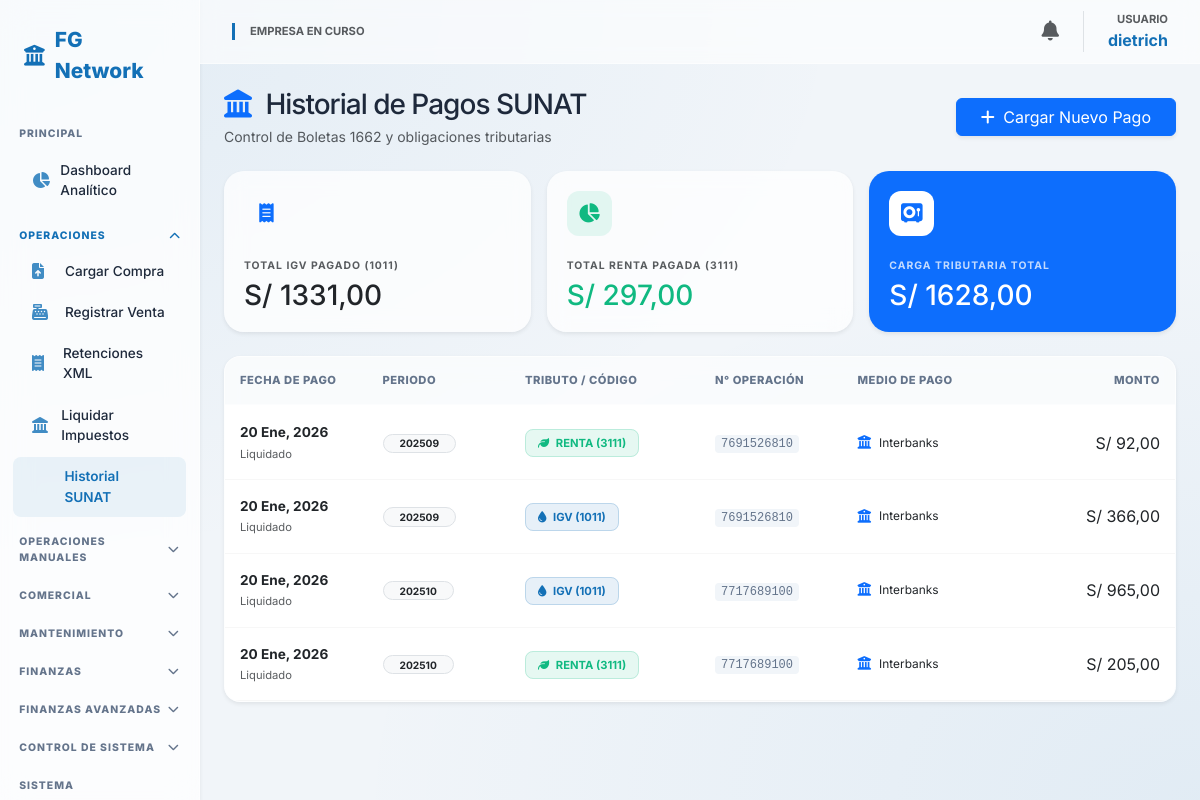
/impuestos/historial-pagos/ (signed in), run on the app's committed database.
### core/models.py (models this page shows, shortened)
class Usuario(AbstractUser):
    empresa_actual = models.ForeignKey(Empresa, on_delete=models.SET_NULL, null=True, blank=True, related_name='usuarios_activos')
    rol = models.ForeignKey(Rol, on_delete=models.PROTECT, null=True)
    empresas_permitidas = models.ManyToManyField(Empresa, related_name='personal')

class PagoImpuesto(models.Model):
    empresa = models.ForeignKey(Empresa, on_delete=models.CASCADE)
    declaracion = models.ForeignKey(DeclaracionMensual, on_delete=models.SET_NULL, null=True, blank=True, related_name='pagos')
    monto_pagado = models.DecimalField(max_digits=12, decimal_places=2)
    fecha_pago = models.DateField()
    numero_operacion = models.CharField(max_length=20)
    periodo = models.CharField(max_length=7, null=True, blank=True) # Ej: 202509
    tributo_codigo = models.CharField(max_length=4, null=True, blank=True) # Ej: 1011
    movimiento = models.OneToOneField(MovimientoFinanciero, on_delete=models.CASCADE, null=True, blank=True)
    class Meta:
        verbose_name = "Pago SUNAT 1662"
        verbose_name_plural = "Pagos SUNAT 1662"

class MovimientoFinanciero(models.Model):
    TIPO_CHOICES = [('Ingreso', 'Ingreso'), ('Egreso', 'Egreso')]
    empresa = models.ForeignKey(Empresa, on_delete=models.CASCADE)
    caja = models.ForeignKey(Caja, on_delete=models.SET_NULL, null=True, blank=True)
    cuenta_bancaria = models.ForeignKey(Cuenta_Bancaria, on_delete=models.SET_NULL, null=True, blank=True)
    diferencia_cambio_soles = models.DecimalField(max_digits=12, decimal_places=2, default=0)
    tipo_cambio_operacion = models.DecimalField(max_digits=10, decimal_places=3, default=1.0)
    tipo = models.CharField(max_length=10, choices=TIPO_CHOICES)
    monto = models.DecimalField(max_digits=12, decimal_places=2)
    moneda = models.CharField(max_length=3, default='PEN')
    fecha = models.DateTimeField(auto_now_add=True)
    referencia = models.CharField(max_length=255)
    itf_monto = models.DecimalField(max_digits=10, decimal_places=2, default=0)
    comprobante = models.ForeignKey(Comprobante, on_delete=models.SET_NULL, null=True, blank=True)
    class Meta:
        verbose_name = "Movimiento Financiero"
        verbose_name_plural = "Movimientos Financieros"

class Cuenta_Bancaria(models.Model):
    empresa = models.ForeignKey(Empresa, on_delete=models.CASCADE)
    banco = models.CharField(max_length=100) # Ej: BCP, BBVA
    numero_cuenta = models.CharField(max_length=50)
    moneda = models.CharField(max_length=3, default='PEN')
    saldo_actual = models.DecimalField(max_digits=12, decimal_places=2, default=0)
    cci = models.CharField(max_length=50, null=True, blank=True, verbose_name="Código de Cuenta Interbancaria (CCI)")
    class Meta:
        verbose_name = "Cuenta Bancaria"
        verbose_name_plural = "Cuentas Bancarias"

### core/views.py (the view)
# urls.py: path('impuestos/historial-pagos/', views.lista_pagos_sunat, name='lista_pagos_sunat'),
@login_required
def lista_pagos_sunat(request):
    emp_id = int(request.session.get('empresa_id'))
    pagos = PagoImpuesto.objects.filter(empresa_id=emp_id).order_by('-fecha_pago')
    total_igv = pagos.filter(tributo_codigo='1011').aggregate(Sum('monto_pagado'))['monto_pagado__sum'] or 0
    total_renta = pagos.filter(tributo_codigo='3111').aggregate(Sum('monto_pagado'))['monto_pagado__sum'] or 0
    return render(request, 'core/pagos_sunat_list.html', {
        'pagos': pagos,
        'total_igv': total_igv,
        'total_renta': total_renta,
        'total_general': total_igv + total_renta
    })

### core/templates/core/pagos_sunat_list.html (shortened to what this page needs)
{% extends 'core/base.html' %}
{% block content %}
<div class="dashboard-container">
    <div class="d-flex flex-column flex-md-row justify-content-between align-items-md-center mb-4 gap-3">
        <div>
            <h3 class="fw-800 mb-1" style="color: var(--text-dark); letter-spacing: -1px;">
                <i class="fa-solid fa-landmark text-primary me-2"></i> Historial de Pagos SUNAT
            </h3>
            <p class="text-muted small mb-0">Control de Boletas 1662 y obligaciones tributarias</p>
        </div>
        <a href="{% url 'cargar_documento_sunat' %}" class="btn btn-primary shadow-sm px-4">
            <i class="fa-solid fa-plus me-1"></i> Cargar Nuevo Pago
        </a>
    </div>
    <div class="row g-3 mb-4">
        <div class="col-md-4">
            <div class="glass-card summary-card shadow-sm border-0">
                <div class="summary-icon bg-primary-soft text-primary">
                    <i class="fa-solid fa-receipt"></i>
                </div>
                <small class="text-muted fw-bold text-uppercase" style="font-size: 0.65rem; letter-spacing: 1px;">Total IGV Pagado (1011)</small>
                <h3 class="fw-800 text-dark mt-1 mb-0">S/ {{ total_igv|floatformat:2 }}</h3>
            </div>
        </div>
        <div class="col-md-4">
            <div class="glass-card summary-card shadow-sm border-0">
                <div class="summary-icon" style="background: rgba(16, 185, 129, 0.1); color: #10b981;">
                    <i class="fa-solid fa-chart-pie"></i>
                </div>
                <small class="text-muted fw-bold text-uppercase" style="font-size: 0.65rem; letter-spacing: 1px;">Total Renta Pagada (3111)</small>
                <h3 class="fw-800 text-dark mt-1 mb-0" style="color: #10b981 !important;">S/ {{ total_renta|floatformat:2 }}</h3>
            </div>
        </div>
        <div class="col-md-4">
            <div class="glass-card summary-card shadow-sm border-0 bg-primary text-white">
                <div class="summary-icon bg-white text-primary">
                    <i class="fa-solid fa-vault"></i>
                </div>
                <small class="opacity-75 fw-bold text-uppercase" style="font-size: 0.65rem; letter-spacing: 1px;">Carga Tributaria Total</small>
                <h3 class="fw-800 mt-1 mb-0">S/ {{ total_general|floatformat:2 }}</h3>
            </div>
        </div>
    </div>
    <div class="glass-card p-0 overflow-hidden shadow-sm">
        <div class="table-responsive">
            <table class="table table-modern align-middle mb-0">
                <thead>
                    <tr>
                        <th style="width: 15%;">Fecha de Pago</th>
                        <th style="width: 15%;">Periodo</th>
                        <th style="width: 20%;">Tributo / Código</th>
                        <th style="width: 15%;">N° Operación</th>
                        <th style="width: 20%;">Medio de Pago</th>
                        <th style="width: 15%; text-align: right;">Monto</th>
                    </tr>
                </thead>
                <tbody>
                    {% for p in pagos %}
                    <tr>
                        <td>
                            <div class="text-dark fw-bold">{{ p.fecha_pago|date:"d M, Y" }}</div>
                            <small class="text-muted" style="font-size: 0.7rem;">Liquidado</small>
                        </td>
                        <td>
                            <span class="badge bg-light text-dark border px-3 rounded-pill fw-bold">{{ p.periodo }}</span>
                        </td>
                        <td>
                            {% if p.tributo_codigo == '1011' %}
                                <span class="tax-badge tax-igv"><i class="fa-solid fa-droplet me-1"></i> IGV (1011)</span>
                            {% else %}
                                <span class="tax-badge tax-renta"><i class="fa-solid fa-leaf me-1"></i> RENTA (3111)</span>
                            {% endif %}
                        </td>
                        <td>
                            <span class="op-number">{{ p.numero_operacion }}</span>
                        </td>
                        <td>
                            <div class="d-flex align-items-center">
                                {% if p.movimiento.cuenta_bancaria %}
                                    <i class="fa-solid fa-building-columns text-primary me-2"></i>
                                    <span class="small">{{ p.movimiento.cuenta_bancaria.banco }}</span>
                                {% else %}
                                    <i class="fa-solid fa-wallet text-muted me-2"></i>
                                    <span class="small text-muted">Caja Efectivo</span>
                                {% endif %}
                            </div>
                        </td>
                        <td class="text-end fw-800 text-dark" style="font-size: 1rem;">
                            S/ {{ p.monto_pagado|floatformat:2 }}
                        </td>
                    </tr>
                    {% endfor %}
                </tbody>
            </table>
        </div>
    </div>
</div>
{% endblock %}

### core/templates/core/base.html (shortened to what this page needs)
<!DOCTYPE html>
<html lang="es">
<head>
    <link href="https://cdn.jsdelivr.net/npm/bootstrap@5.3.0/dist/css/bootstrap.min.css" rel="stylesheet">
    <link rel="stylesheet" href="https://cdnjs.cloudflare.com/ajax/libs/font-awesome/6.4.2/css/all.min.css">
</head>
<body>
<div class="container-fluid p-0">
    <div class="row g-0">
        <nav class="col-md-2 sidebar d-none d-md-block shadow-sm">
            <div class="sidebar-brand">
                <i class="fa-solid fa-building-columns"></i> FG Network
            </div>
            <div class="menu-header">PRINCIPAL</div>
            <a href="{% url 'dashboard' %}" class="nav-link-item">
                <i class="fa-solid fa-chart-pie"></i> Dashboard Analítico
            </a>
            <div class="menu-header" data-bs-toggle="collapse" data-bs-target="#menuOperaciones">
                OPERACIONES <i class="fa-solid fa-chevron-down chevron"></i>
            </div>
            <div class="collapse" id="menuOperaciones">
                <a href="{% url 'cargar_compra' %}" class="nav-link-item"><i class="fa-solid fa-file-arrow-up"></i> Cargar Compra</a>
                <a href="{% url 'cargar_venta' %}" class="nav-link-item"><i class="fa-solid fa-cash-register"></i> Registrar Venta</a>
                <a href="{% url 'cargar_retencion' %}" class="nav-link-item"><i class="fa-solid fa-receipt"></i> Retenciones XML</a>
                <a href="{% url 'cargar_documento_sunat' %}" class="nav-link-item"><i class="fa-solid fa-landmark"></i> Liquidar Impuestos</a>
                <a href="{% url 'lista_pagos_sunat' %}" class="nav-link-item"> Historial SUNAT</a>
            </div>
            <div class="menu-header" data-bs-toggle="collapse" data-bs-target="#menuManuales">
                OPERACIONES MANUALES <i class="fa-solid fa-chevron-down chevron"></i>
            </div>
            <div class="menu-header" data-bs-toggle="collapse" data-bs-target="#menuCotizaciones">
                COMERCIAL <i class="fa-solid fa-chevron-down chevron"></i>
            </div>
            <div class="menu-header" data-bs-toggle="collapse" data-bs-target="#menuMantenimiento">
                MANTENIMIENTO <i class="fa-solid fa-chevron-down chevron"></i>
            </div>
            <div class="menu-header" data-bs-toggle="collapse" data-bs-target="#menuFinanzas">
                FINANZAS <i class="fa-solid fa-chevron-down chevron"></i>
            </div>
            <div class="menu-header" data-bs-toggle="collapse" data-bs-target="#menuFinanzasAv">
                FINANZAS AVANZADAS <i class="fa-solid fa-chevron-down chevron"></i>
            </div>
            <div class="menu-header" data-bs-toggle="collapse" data-bs-target="#menuControl">
                CONTROL DE SISTEMA <i class="fa-solid fa-chevron-down chevron"></i>
            </div>
            <div class="menu-header">SISTEMA</div>
        </nav>
        <main class="col-md-10 main-content">
            <nav class="navbar d-flex justify-content-between sticky-top">
                <div class="d-flex align-items-center gap-3">
                    <div style="border-left: 3px solid var(--primary); padding-left: 15px;">
                        <span class="text-muted small d-block" style="font-size: 0.7rem; font-weight: 700; text-transform: uppercase;">Empresa en curso</span>
                    </div>
                </div>
                <div class="d-flex align-items-center gap-4">
                    <div class="dropdown">
                        <a href="#" class="text-muted position-relative" data-bs-toggle="dropdown">
                            <i class="fa-solid fa-bell fs-5"></i>
                        </a>
                    </div>
                    <div class="text-end border-start ps-4">
                        <span class="text-muted small d-block" style="font-size: 0.7rem; font-weight: 700;">USUARIO</span>
                        <span class="fw-bold" style="color: var(--primary);">{{ user.username }}</span>
                    </div>
                </div>
            </nav>
            <div class="p-4">
                {% block content %}{% endblock %}
            </div>
        </main>
    </div>
</div>
</body>
</html>

### data on the page
Usuario: username "dietrich"
PagoImpuesto: fecha_pago "20 Ene, 2026", periodo "202509", tributo_codigo "RENTA (3111)", numero_operacion "7691526810", movimiento.cuenta_bancaria.banco "Interbanks", monto_pagado "92,00"
PagoImpuesto: fecha_pago "20 Ene, 2026", periodo "202509", tributo_codigo "1011" (drawn), numero_operacion "7691526810", movimiento.cuenta_bancaria.banco "Interbanks", monto_pagado "366,00"
PagoImpuesto: fecha_pago "20 Ene, 2026", periodo "202510", tributo_codigo "1011" (drawn), numero_operacion "7717689100", movimiento.cuenta_bancaria.banco "Interbanks", monto_pagado "965,00"
PagoImpuesto: fecha_pago "20 Ene, 2026", periodo "202510", tributo_codigo "RENTA (3111)", numero_operacion "7717689100", movimiento.cuenta_bancaria.banco "Interbanks", monto_pagado "205,00"

### other printed values
{{ total_igv|floatformat:2 }} "1331,00"
{{ total_renta|floatformat:2 }} "297,00"
{{ total_general|floatformat:2 }} "1628,00"
